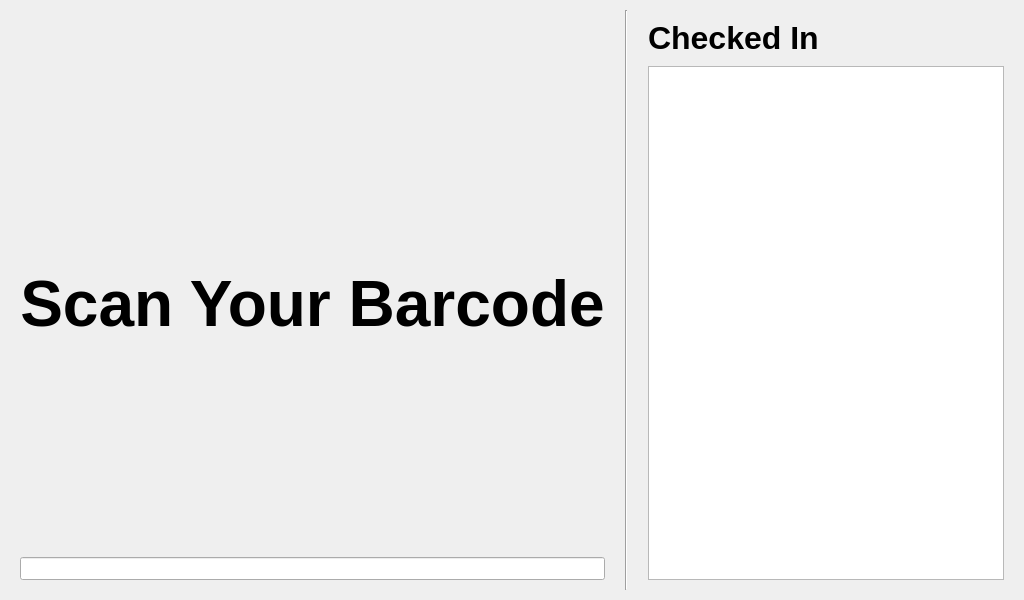
<?xml version="1.0" encoding="UTF-8"?>
<ui version="4.0">
 <class>MainWindow</class>
 <widget class="QWidget" name="MainWindow">
  <property name="geometry">
   <rect>
    <x>0</x>
    <y>0</y>
    <width>1024</width>
    <height>600</height>
   </rect>
  </property>
  <property name="windowTitle">
   <string>TimeTrack4237</string>
  </property>
  <property name="windowIcon">
   <iconset resource="../resources.qrc">
    <normaloff>:/TimeTrackIcon.png</normaloff>:/TimeTrackIcon.png</iconset>
  </property>
  <layout class="QHBoxLayout" name="horizontalLayout">
   <property name="spacing">
    <number>10</number>
   </property>
   <property name="leftMargin">
    <number>10</number>
   </property>
   <property name="topMargin">
    <number>10</number>
   </property>
   <property name="rightMargin">
    <number>10</number>
   </property>
   <property name="bottomMargin">
    <number>10</number>
   </property>
   <item>
    <layout class="QVBoxLayout" name="barcodeVerticalLayout">
     <property name="spacing">
      <number>10</number>
     </property>
     <property name="leftMargin">
      <number>10</number>
     </property>
     <property name="topMargin">
      <number>10</number>
     </property>
     <property name="rightMargin">
      <number>10</number>
     </property>
     <property name="bottomMargin">
      <number>10</number>
     </property>
     <item>
      <spacer name="verticalSpacer">
       <property name="orientation">
        <enum>Qt::Vertical</enum>
       </property>
       <property name="sizeType">
        <enum>QSizePolicy::Fixed</enum>
       </property>
       <property name="sizeHint" stdset="0">
        <size>
         <width>0</width>
         <height>40</height>
        </size>
       </property>
      </spacer>
     </item>
     <item>
      <widget class="QLabel" name="logoLabel">
       <property name="pixmap">
        <pixmap resource="../resources.qrc">:/TimeTrackLogo.png</pixmap>
       </property>
       <property name="alignment">
        <set>Qt::AlignCenter</set>
       </property>
      </widget>
     </item>
     <item>
      <spacer name="horizontalSpacer">
       <property name="orientation">
        <enum>Qt::Horizontal</enum>
       </property>
       <property name="sizeHint" stdset="0">
        <size>
         <width>40</width>
         <height>0</height>
        </size>
       </property>
      </spacer>
     </item>
     <item>
      <widget class="QLabel" name="barcodeLabel">
       <property name="font">
        <font>
         <pointsize>48</pointsize>
         <weight>75</weight>
         <bold>true</bold>
        </font>
       </property>
       <property name="text">
        <string>Scan Your Barcode</string>
       </property>
       <property name="alignment">
        <set>Qt::AlignCenter</set>
       </property>
      </widget>
     </item>
     <item>
      <widget class="QLabel" name="message">
       <property name="font">
        <font>
         <pointsize>36</pointsize>
        </font>
       </property>
       <property name="alignment">
        <set>Qt::AlignCenter</set>
       </property>
      </widget>
     </item>
     <item>
      <widget class="QLineEdit" name="barcode">
       <property name="sizePolicy">
        <sizepolicy hsizetype="Expanding" vsizetype="Fixed">
         <horstretch>0</horstretch>
         <verstretch>0</verstretch>
        </sizepolicy>
       </property>
       <property name="font">
        <font>
         <pointsize>10</pointsize>
        </font>
       </property>
       <property name="text">
        <string/>
       </property>
       <property name="maxLength">
        <number>30</number>
       </property>
       <property name="alignment">
        <set>Qt::AlignCenter</set>
       </property>
      </widget>
     </item>
    </layout>
   </item>
   <item>
    <widget class="Line" name="verticalLine">
     <property name="baseSize">
      <size>
       <width>0</width>
       <height>0</height>
      </size>
     </property>
     <property name="orientation">
      <enum>Qt::Vertical</enum>
     </property>
    </widget>
   </item>
   <item>
    <layout class="QVBoxLayout" name="checkedInVerticalLayout">
     <property name="spacing">
      <number>10</number>
     </property>
     <property name="leftMargin">
      <number>10</number>
     </property>
     <property name="topMargin">
      <number>10</number>
     </property>
     <property name="rightMargin">
      <number>10</number>
     </property>
     <property name="bottomMargin">
      <number>10</number>
     </property>
     <item>
      <widget class="QLabel" name="checkedInLabel">
       <property name="font">
        <font>
         <pointsize>24</pointsize>
         <weight>75</weight>
         <bold>true</bold>
        </font>
       </property>
       <property name="text">
        <string>Checked In</string>
       </property>
      </widget>
     </item>
     <item>
      <widget class="QListView" name="checkedInList">
       <property name="minimumSize">
        <size>
         <width>300</width>
         <height>0</height>
        </size>
       </property>
       <property name="maximumSize">
        <size>
         <width>375</width>
         <height>16777215</height>
        </size>
       </property>
       <property name="font">
        <font>
         <family>MS Shell Dlg 2</family>
         <pointsize>18</pointsize>
        </font>
       </property>
      </widget>
     </item>
    </layout>
   </item>
  </layout>
 </widget>
 <resources>
  <include location="../resources.qrc"/>
 </resources>
 <connections/>
</ui>
